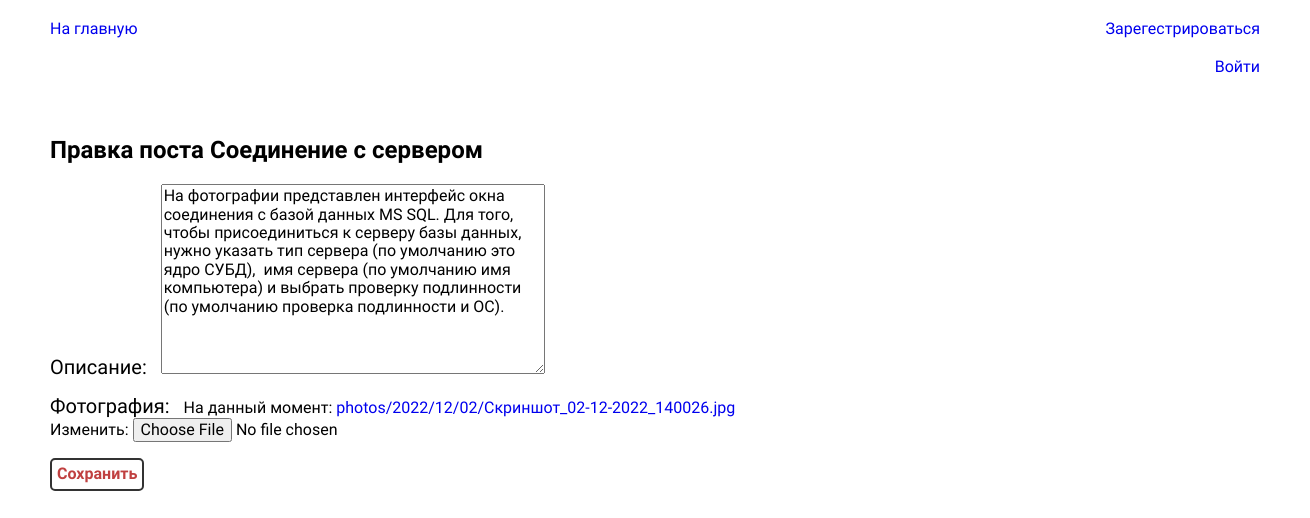
Page /post/4/edit on the earlier database version.
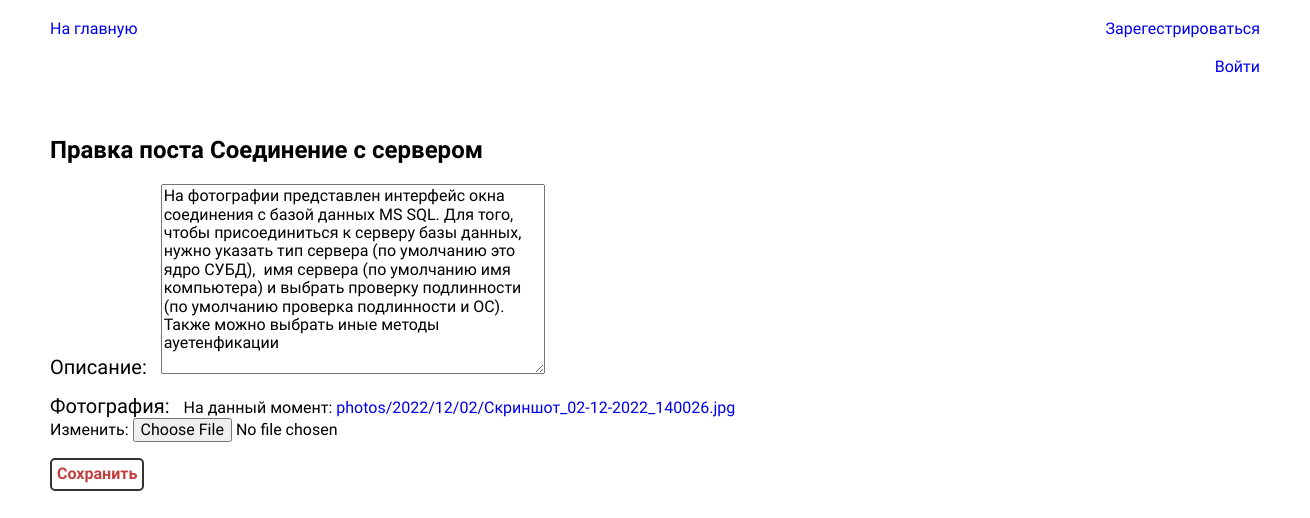
Same page on the later database version.
### blog/models.py (models this page shows, shortened)
class Blog(models.Model):
    title=models.CharField(max_length=255, verbose_name='Заголовок')
    content=models.TextField(blank=True, null=True, verbose_name='Описание')
    photo=models.ImageField(upload_to="photos/%Y/%m/%d/", verbose_name='Фотография')
    time_create=models.DateTimeField(auto_now_add=True)
    time_update=models.DateTimeField(auto_now=True)
    is_published=models.BooleanField(default=True, verbose_name='Активен')
    category=models.ForeignKey('Category',on_delete=models.CASCADE,null=True, verbose_name='Категория')
    likes=models.ManyToManyField('CustomUser',blank=True,null=True, verbose_name="Лайки")
    class Meta:
        verbose_name='Пост'
        verbose_name_plural='Посты'

### blog/views.py (the view, shortened to what this page needs)
# urls.py: path('post/<int:pk>/edit',EditPostView.as_view(), name="edit_post")
class EditPostView(UpdateView):
    model = Blog
    template_name = "blog/edit_post.html"
    form_class = EditPostForm
    context_object_name='post'

### blog/forms.py
class EditPostForm(forms.ModelForm):
    class Meta:
        model=Blog
        fields=('content','photo')

### blog/templates/blog/edit_post.html (shortened to what this page needs)
{% extends 'blog/base.html' %}
{% block content %}
    <div class="container">
        <h2>Правка поста  {{ post.title }}</h2>
        <form method="post" action="{% url 'edit_post' post.pk %}" enctype='multipart/form-data'>
            {{ form.as_p }}
            <button class="btn-reset btn-edit-profile" type='submit'>Сохранить</button>
        </form>
    </div>
{% endblock %}

Differences in the rows shown:
changed Blog "Соединение с сервером": content "…проверка подлинности и ОС)." → "…проверка подлинности и ОС). Также можно выбрать иные методы ауетенфикации"
